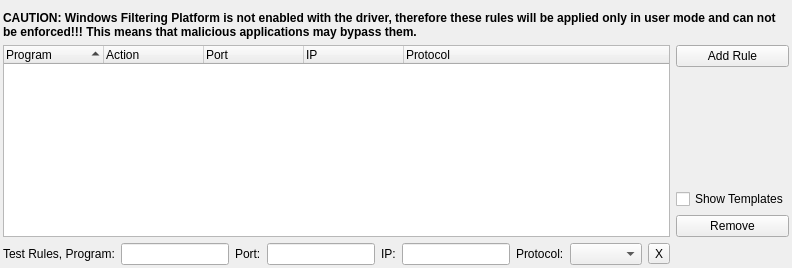
           <widget class="QWidget" name="tabNetFw">
            <attribute name="title">
             <string>Network Firewall</string>
            </attribute>
            <layout class="QGridLayout" name="gridLayout_48">
             <property name="leftMargin">
              <number>3</number>
             </property>
             <property name="rightMargin">
              <number>3</number>
             </property>
             <property name="bottomMargin">
              <number>3</number>
             </property>
             <item row="0" column="0">
              <layout class="QGridLayout" name="gridLayout_47">
               <item row="2" column="1">
                <spacer name="verticalSpacer_23">
                 <property name="orientation">
                  <enum>Qt::Vertical</enum>
                 </property>
                 <property name="sizeHint" stdset="0">
                  <size>
                   <width>20</width>
                   <height>40</height>
                  </size>
                 </property>
                </spacer>
               </item>
               <item row="5" column="0">
                <layout class="QHBoxLayout" name="horizontalLayout_3">
                 <item>
                  <widget class="QLabel" name="label_48">
                   <property name="text">
                    <string>Test Rules, Program:</string>
                   </property>
                   <property name="buddy">
                    <cstring>txtProgFwTest</cstring>
                   </property>
                  </widget>
                 </item>
                 <item>
                  <widget class="QLineEdit" name="txtProgFwTest"/>
                 </item>
                 <item>
                  <widget class="QLabel" name="label_49">
                   <property name="text">
                    <string>Port:</string>
                   </property>
                   <property name="buddy">
                    <cstring>txtPortFwTest</cstring>
                   </property>
                  </widget>
                 </item>
                 <item>
                  <widget class="QLineEdit" name="txtPortFwTest"/>
                 </item>
                 <item>
                  <widget class="QLabel" name="label_50">
                   <property name="text">
                    <string>IP:</string>
                   </property>
                   <property name="buddy">
                    <cstring>txtIPFwTest</cstring>
                   </property>
                  </widget>
                 </item>
                 <item>
                  <widget class="QLineEdit" name="txtIPFwTest"/>
                 </item>
                 <item>
                  <widget class="QLabel" name="label_51">
                   <property name="text">
                    <string>Protocol:</string>
                   </property>
                   <property name="buddy">
                    <cstring>cmbProtFwTest</cstring>
                   </property>
                  </widget>
                 </item>
                 <item>
                  <widget class="QComboBox" name="cmbProtFwTest"/>
                 </item>
                 <item>
                  <widget class="QToolButton" name="btnClearFwTest">
                   <property name="text">
                    <string>X</string>
                   </property>
                  </widget>
                 </item>
                </layout>
               </item>
               <item row="4" column="1">
                <widget class="QPushButton" name="btnDelFwRule">
                 <property name="text">
                  <string>Remove</string>
                 </property>
                </widget>
               </item>
               <item row="1" column="1">
                <widget class="QPushButton" name="btnAddFwRule">
                 <property name="text">
                  <string>Add Rule</string>
                 </property>
                </widget>
               </item>
               <item row="1" column="0" rowspan="4">
                <widget class="QTreeWidget" name="treeNetFw">
                 <property name="sortingEnabled">
                  <bool>true</bool>
                 </property>
                 <column>
                  <property name="text">
                   <string>Program</string>
                  </property>
                 </column>
                 <column>
                  <property name="text">
                   <string>Action</string>
                  </property>
                 </column>
                 <column>
                  <property name="text">
                   <string>Port</string>
                  </property>
                 </column>
                 <column>
                  <property name="text">
                   <string>IP</string>
                  </property>
                 </column>
                 <column>
                  <property name="text">
                   <string>Protocol</string>
                  </property>
                 </column>
                </widget>
               </item>
               <item row="3" column="1">
                <widget class="QCheckBox" name="chkShowNetFwTmpl">
                 <property name="text">
                  <string>Show Templates</string>
                 </property>
                </widget>
               </item>
               <item row="0" column="0" colspan="2">
                <widget class="QLabel" name="lblNoWfp">
                 <property name="font">
                  <font>
                   <weight>75</weight>
                   <bold>true</bold>
                   <kerning>true</kerning>
                  </font>
                 </property>
                 <property name="text">
                  <string>CAUTION: Windows Filtering Platform is not enabled with the driver, therefore these rules will be applied only in user mode and can not be enforced!!! This means that malicious applications may bypass them.</string>
                 </property>
                 <property name="wordWrap">
                  <bool>true</bool>
                 </property>
                </widget>
               </item>
              </layout>
             </item>
            </layout>
           </widget>
